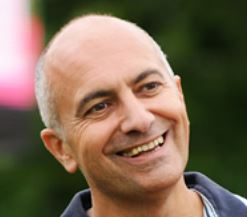
#> input picture TD/TD12/Photo.png, 247 x 217 px, found by its file name
$ python Exo2.py
#> lines starting #> are read from the running program, lines starting #| are printed output that depends on the picture
import numpy as np
from scipy import misc
import matplotlib.pyplot as plt

image = plt.imread('C:/Users/clemc/Desktop/UTC/TC02/INF2/TD/TD12/Photo.png')
#> image is the input picture: shape (217, 247, 3) float32; mean R, G, B 0.482, 0.408, 0.326


plt.imshow(image[:,:,0], cmap='Reds')
plt.show()

im=image.copy()
im[:,:,0] = 0
im[:,:,2] = 0
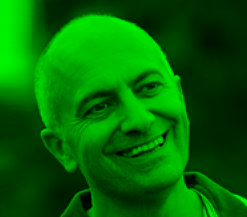
#> im: shape (217, 247, 3) float32; mean R, G, B 0, 0.408, 0

im1=image.copy()
im1[:,:,0] = 0
im1[:,:,1] = 0
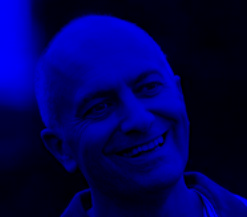
#> im1: shape (217, 247, 3) float32; mean R, G, B 0, 0, 0.326

im2=image.copy()
im2[:,:,1] = 0
im2[:,:,2] = 0
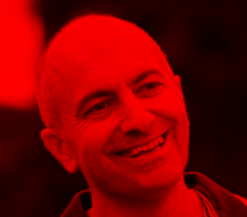
#> im2: shape (217, 247, 3) float32; mean R, G, B 0.482, 0, 0

im3=image.copy()
im3[:,:,2] = 0
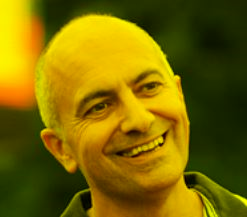
#> im3: shape (217, 247, 3) float32; mean R, G, B 0.482, 0.408, 0

mat = np.concatenate((im, im1) , axis = 1)
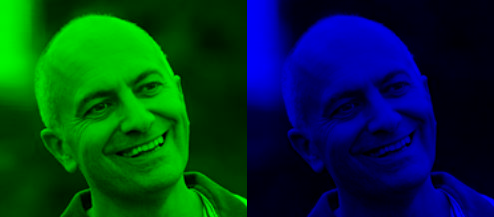
#> mat: shape (217, 494, 3) float32; mean R, G, B 0, 0.204, 0.163
mat2 = np.concatenate((im2, im3) , axis = 1)
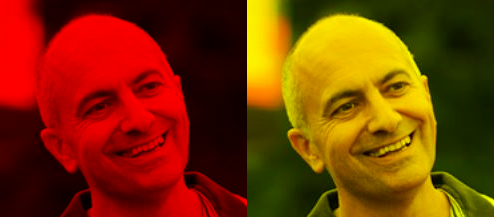
#> mat2: shape (217, 494, 3) float32; mean R, G, B 0.482, 0.204, 0
andy = np.concatenate((mat, mat2) , axis = 0)
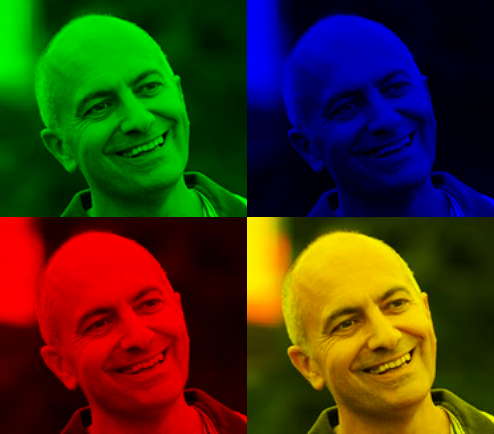
#> andy: shape (434, 494, 3) float32; mean R, G, B 0.241, 0.204, 0.0816

plt.imshow(andy)
plt.show()
